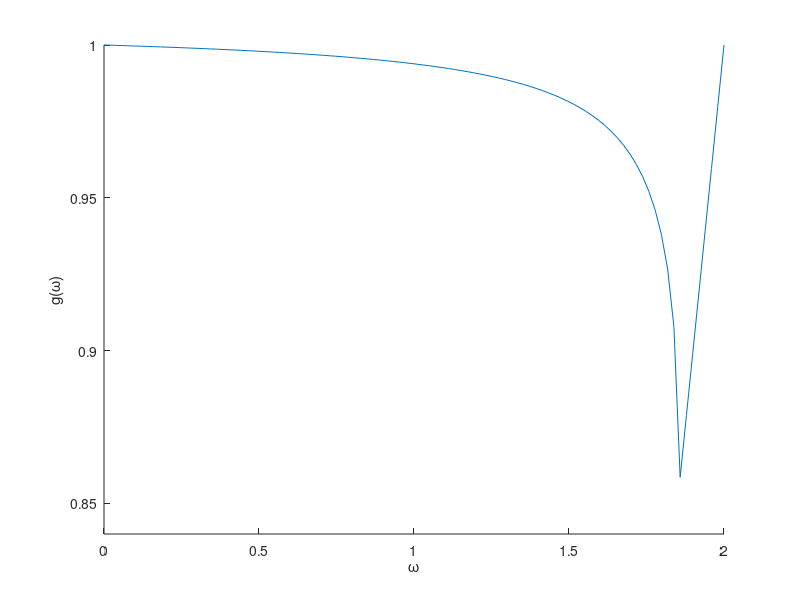

Here is the MATLAB script that generated this plot:
%Stephanie Klumpe
%4.1.c.
%Spectral radius iterated over omega values between 0 and 2
clear;
close all;
clc;
nplot = 10;          % iterate u is plotted every nplot iterations
maxiter = 500;        % number of iterations to take

m = 39;
ax = 0;
bx = 1;
alpha = 0;
beta = 0;
f = @(x) ones(size(x));   % f(x) = 1

h = (bx-ax) / (m+1);
x = linspace(ax, bx, m+2)';

% determine exact solution to linear system by setting up
% system Au = f and solving with backslash:
e = ones(m+2,1);

A = 1/h^2 * spdiags([e -2*e e], [-1 0 1], m+2, m+2);
A(1,1:2) = [1 0];
A(m+2,m+1:m+2) = [0 1];
rhs = f(x);
rhs(1) = alpha;
rhs(m+2) = beta;
ustar = A\rhs;


% Decompose A = DA - LA - UA:
DA = diag(diag(A));   % diagonal part of A
LA = DA - tril(A);    % strictly lower triangular part of A (negated)
UA = DA - triu(A);    % strictly upper triangular part of A (negated)
omega=linspace(1e-16,2);
for i=1:length(omega)
    M = 1/omega(i) * (DA - omega(i)*LA);
    N = 1/omega(i) * ((1-omega(i))*DA + omega(i)*UA);
    u = zeros(size(x));   % initial guess for iteration
    G = M\N;
    rhoG(i) = max(abs(eig(full(G))));
end
figure
axis([0 2 0.84 1])
xlabel('\omega')
ylabel('g(\omega)')
hold on;
plot(omega, rhoG);
hold off;
